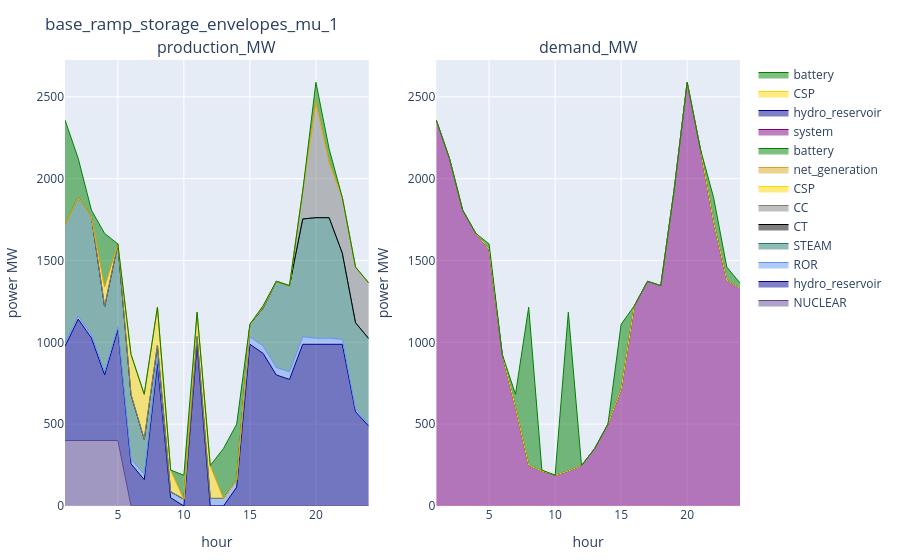

The cell this chart's notebook holds for it:
### Code cell
config_ = config_2
supply_uc_ = supply_uc[(supply_uc.configuration .== config_) .& (supply_uc.day .== day_), :]
demand_uc_ = demand_uc[(demand_uc.configuration .== config_) .& (demand_uc.day .== day_), :]
reserve_uc_ = reserve_uc[(reserve_uc.configuration .== config_) .& (reserve_uc.day .== day_), :]
plot_supply_demand(supply_uc_, demand_uc_, string(config_))

### Figure 1 — Plotly figure (JSON) as saved in the notebook; plotly's stock layout.template omitted (floating-point values rounded to 4 significant figures)
{"data": [{"line": {"color": "rgba(95, 70, 144, 1)", "shape": "line", "width": 1}, "mode": "lines", "name": "NUCLEAR", "stackgroup": "one", "type": "scatter", "x": [1, 2, 3, 4, 5, 6, 7, 8, 9, 10, 11, 12, 13, 14, 15, 16, 17, 18, 19, 20, 21, 22, 23, 24], "xaxis": "x1", "y": [400, 400, 400, 400, 400, 0, 0, 0, 0, 0, 0, 0, 0, 0, 0, 0, 0, 0, 0, 0, 0, 0, 0, 0], "yaxis": "y1"}, {"line": {"color": "darkblue", "shape": "line", "width": 1}, "mode": "lines", "name": "hydro_reservoir", "stackgroup": "one", "type": "scatter", "x": [1, 2, 3, 4, 5, 6, 7, 8, 9, 10, 11, 12, 13, 14, 15, 16, 17, 18, 19, 20, 21, 22, 23, 24], "xaxis": "x1", "y": [575.5, 741.9, 626.8, 401.5, 676, 257.5, 160.9, 870.1, 50.04, 0, 988, 0, 0, 114.8, 988, 932.4, 800.4, 773.3, 988, 988, 988, 988, 575.8, 487.3], "yaxis": "y1"}, {"line": {"color": "cornflowerblue", "shape": "line", "width": 1}, "mode": "lines", "name": "ROR", "stackgroup": "one", "type": "scatter", "x": [1, 2, 3, 4, 5, 6, 7, 8, 9, 10, 11, 12, 13, 14, 15, 16, 17, 18, 19, 20, 21, 22, 23, 24], "xaxis": "x1", "y": [18.7, 18.9, 18.7, 18.9, 19.1, 28.0, 33.1, 37.0, 37.2, 41.6, 46.5, 46.3, 46.3, 46.5, 46.1, 46.1, 46.3, 46.9, 46.3, 37.6, 37.4, 30.2, 17.9, 9.3], "yaxis": "y1"}, {"line": {"color": "rgba(36, 121, 108, 1)", "shape": "line", "width": 1}, "mode": "lines", "name": "STEAM", "stackgroup": "one", "type": "scatter", "x": [1, 2, 3, 4, 5, 6, 7, 8, 9, 10, 11, 12, 13, 14, 15, 16, 17, 18, 19, 20, 21, 22, 23, 24], "xaxis": "x1", "y": [724.0, 724.0, 724.0, 398.0, 506.1, 394.8, 214, 76, 0, 0, 0, 0, 0, 0, 76, 231, 526, 526, 719.3, 736, 736, 526, 526, 526], "yaxis": "y1"}, {"line": {"color": "black", "shape": "line", "width": 1}, "mode": "lines", "name": "CT", "stackgroup": "one", "type": "scatter", "x": [1, 2, 3, 4, 5, 6, 7, 8, 9, 10, 11, 12, 13, 14, 15, 16, 17, 18, 19, 20, 21, 22, 23, 24], "xaxis": "x1", "y": [0, 0, 0, 0, 0, 0, 0, 0, 0, 0, 0, 0, 0, 0, 0, 0, 0, 0, 0, 0, 0, 0, 0, 0], "yaxis": "y1"}, {"line": {"color": "grey", "shape": "line", "width": 1}, "mode": "lines", "name": "CC", "stackgroup": "one", "type": "scatter", "x": [1, 2, 3, 4, 5, 6, 7, 8, 9, 10, 11, 12, 13, 14, 15, 16, 17, 18, 19, 20, 21, 22, 23, 24], "xaxis": "x1", "y": [0, 0, 0, 0, 0, 0, 0, 0, 0, 0, 0, 0, 0, 0, 0, 0, 0, 0, 170.0, 710, 340.0, 340.0, 340.0, 340.0], "yaxis": "y1"}, {"line": {"color": "gold", "shape": "line", "width": 1}, "mode": "lines", "name": "CSP", "stackgroup": "one", "type": "scatter", "x": [1, 2, 3, 4, 5, 6, 7, 8, 9, 10, 11, 12, 13, 14, 15, 16, 17, 18, 19, 20, 21, 22, 23, 24], "xaxis": "x1", "y": [0, 0, 0, 119.8, 0, 245.3, 274.5, 231.6, 132.3, 0, 149.1, 201.0, 0, 0, 0, 10.64, 3.411e-13, 0, 0, 0, 1.137e-13, 0, 0, 0], "yaxis": "y1"}, {"line": {"color": "goldenrod", "shape": "line", "width": 1}, "mode": "lines", "name": "net_generation", "stackgroup": "one", "type": "scatter", "x": [1, 2, 3, 4, 5, 6, 7, 8, 9, 10, 11, 12, 13, 14, 15, 16, 17, 18, 19, 20, 21, 22, 23, 24], "xaxis": "x1", "y": [0, 0, 0, 0, 0, 0, 0, 0, 0, 0, 0, 0, 0, 0, 0, 0, 0, 0, 0, 0, 0, 0, 0, 0], "yaxis": "y1"}, {"line": {"color": "green", "shape": "line", "width": 1}, "mode": "lines", "name": "battery", "stackgroup": "one", "type": "scatter", "x": [1, 2, 3, 4, 5, 6, 7, 8, 9, 10, 11, 12, 13, 14, 15, 16, 17, 18, 19, 20, 21, 22, 23, 24], "xaxis": "x1", "y": [639.7, 238.8, 38.1, 326.9, 0, 0, 0, 0, 0, 146.5, 0, 0, 305.2, 338.7, 0, 3.234, 0, 0, 0, 117.0, 80.05, 0, 0, 0], "yaxis": "y1"}, {"line": {"color": "purple", "shape": "line", "width": 1}, "mode": "lines", "name": "system", "stackgroup": "one", "type": "scatter", "x": [1, 2, 3, 4, 5, 6, 7, 8, 9, 10, 11, 12, 13, 14, 15, 16, 17, 18, 19, 20, 21, 22, 23, 24], "xaxis": "x2", "y": [2358.0, 2124.0, 1808.0, 1665.0, 1568.0, 925.5, 602.5, 248.2, 213.7, 188.1, 213.6, 247.3, 351.5, 500.0, 711.7, 1223.0, 1373.0, 1346.0, 1924.0, 2589.0, 2181.0, 1734.0, 1380.0, 1329.0], "yaxis": "y2"}, {"line": {"color": "darkblue", "shape": "line", "width": 1}, "mode": "lines", "name": "hydro_reservoir", "stackgroup": "one", "type": "scatter", "x": [1, 2, 3, 4, 5, 6, 7, 8, 9, 10, 11, 12, 13, 14, 15, 16, 17, 18, 19, 20, 21, 22, 23, 24], "xaxis": "x2", "y": [0, 0, 0, 0, 0, 0, 0, 0, 0, 0, 0, 0, 0, 0, 0, 0, 0, 0, 0, 0, 0, 0, 0, 0], "yaxis": "y2"}, {"line": {"color": "gold", "shape": "line", "width": 1}, "mode": "lines", "name": "CSP", "stackgroup": "one", "type": "scatter", "x": [1, 2, 3, 4, 5, 6, 7, 8, 9, 10, 11, 12, 13, 14, 15, 16, 17, 18, 19, 20, 21, 22, 23, 24], "xaxis": "x2", "y": [0, 0, 0, 0, 0, 0, 0, 0, 0, 0, 0, 0, 0, 0, 0, 0, 0, 0, 0, 0, 0, 0, 0, 0], "yaxis": "y2"}, {"line": {"color": "green", "shape": "line", "width": 1}, "mode": "lines", "name": "battery", "stackgroup": "one", "type": "scatter", "x": [1, 2, 3, 4, 5, 6, 7, 8, 9, 10, 11, 12, 13, 14, 15, 16, 17, 18, 19, 20, 21, 22, 23, 24], "xaxis": "x2", "y": [0, 0, 0, 0, 32.86, 0, 79.96, 966.6, 5.778, 0, 970, 0, 0, 0, 398.4, 0, 0, 0, 0, 0, 0, 149.7, 79.54, 33.33], "yaxis": "y2"}], "layout": {"annotations": [{"font": {"size": 16}, "showarrow": false, "text": "production_MW", "x": 0.225, "xanchor": "center", "xref": "paper", "y": 1, "yanchor": "bottom", "yref": "paper"}, {"font": {"size": 16}, "showarrow": false, "text": "demand_MW", "x": 0.775, "xanchor": "center", "xref": "paper", "y": 1, "yanchor": "bottom", "yref": "paper"}], "margin": {"b": 50, "l": 50, "r": 50, "t": 60}, "title": "base_ramp_storage_envelopes_mu_1", "xaxis1": {"anchor": "y1", "domain": [0, 0.45], "title": {"text": "hour"}}, "xaxis2": {"anchor": "y2", "domain": [0.55, 1], "title": {"text": "hour"}}, "yaxis1": {"anchor": "x1", "domain": [0, 1], "title": {"text": "power MW"}}, "yaxis2": {"anchor": "x2", "domain": [0, 1], "title": {"text": "power MW"}}}}
